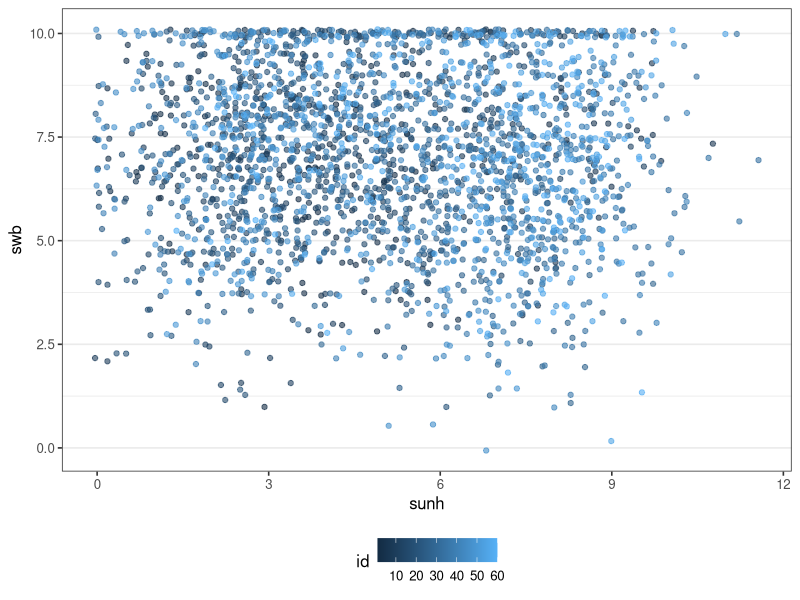
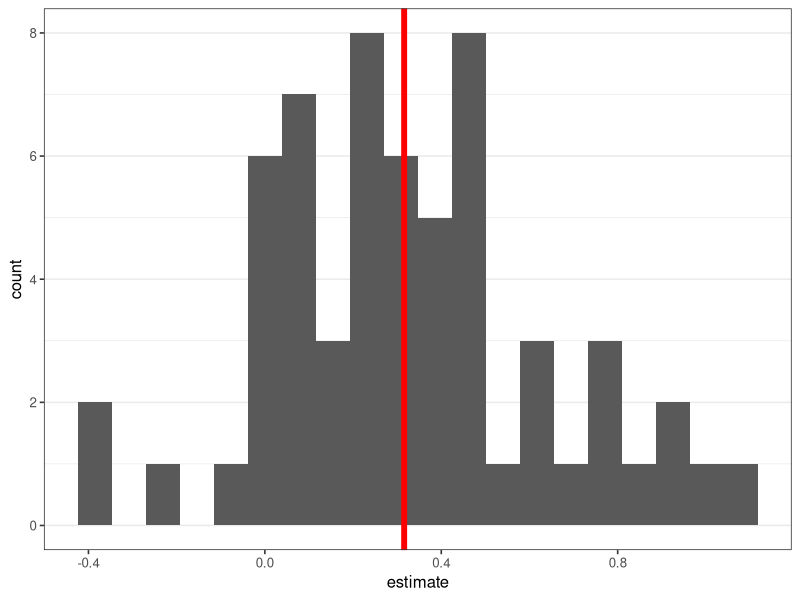
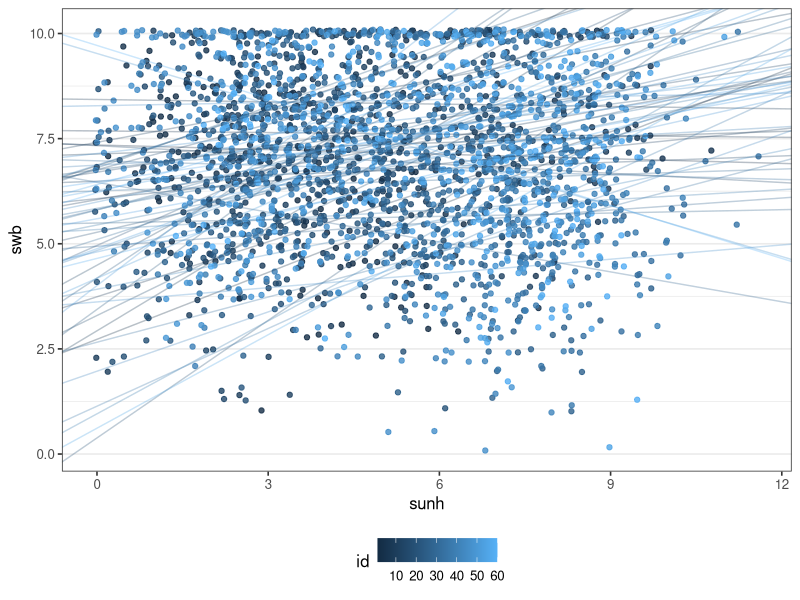
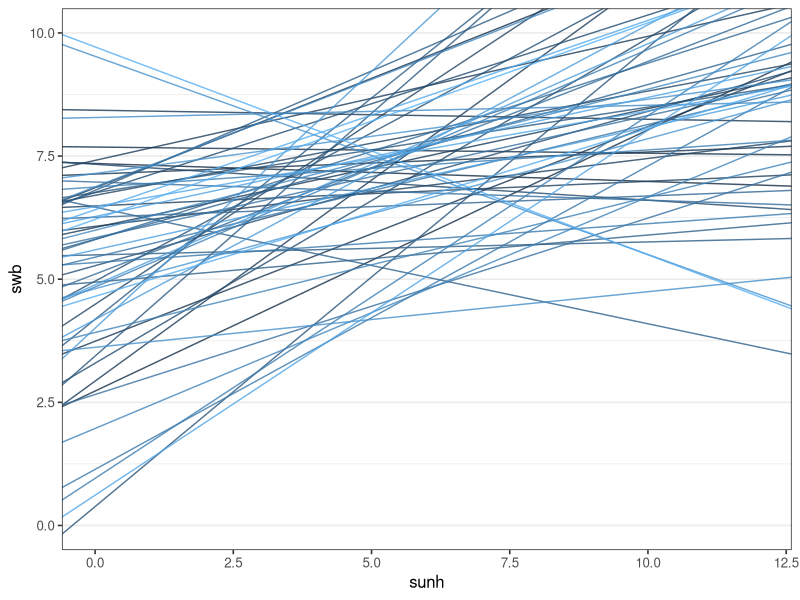
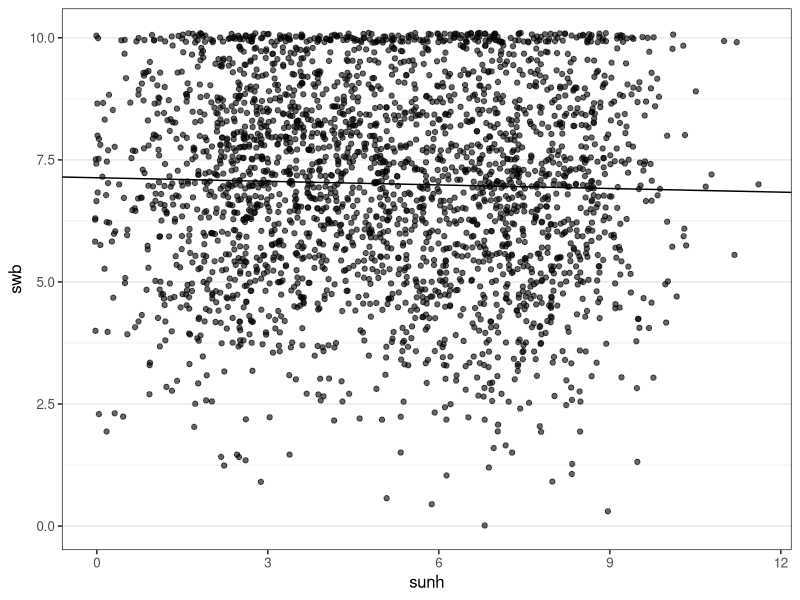
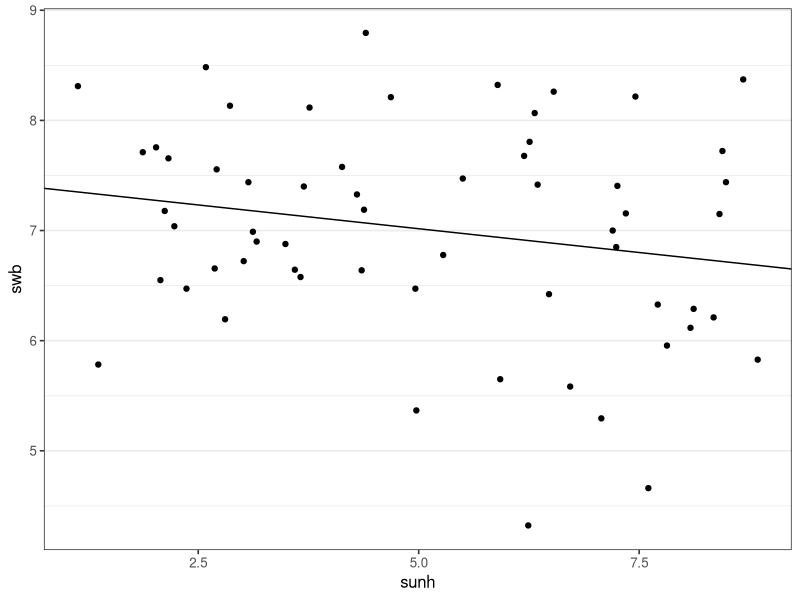
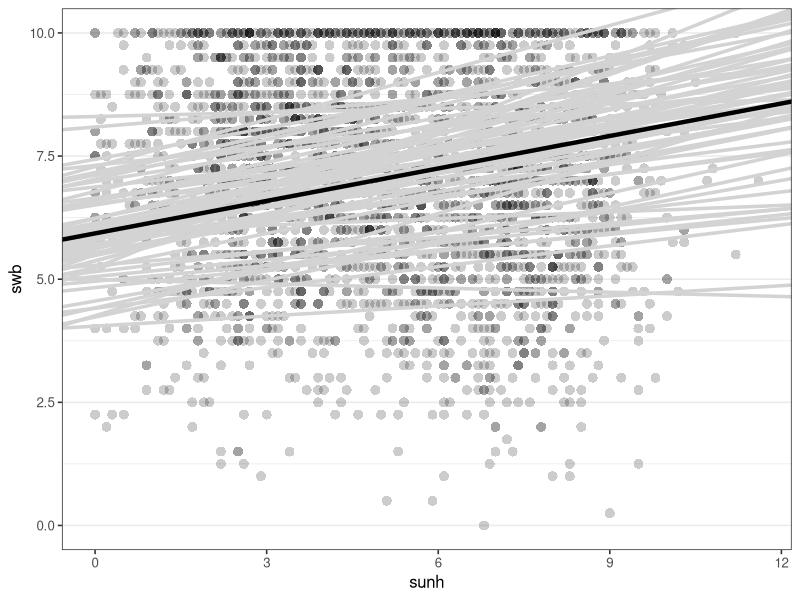
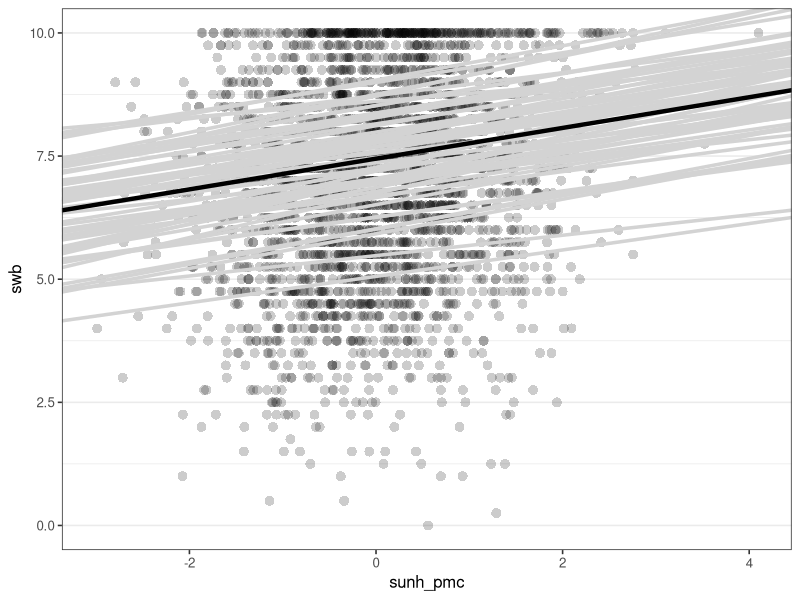

Reproduce these figures in R, in order.
## ---- chunk 1
library("tidyverse")
library("cowplot")
theme_set(theme_bw(base_size = 12) + 
            theme(legend.position="bottom", 
                  panel.grid.major.x = element_blank(),
                  panel.grid.minor.x = element_blank()))
w <- read_csv("weather_wb.csv")
## ---- chunk 2
w %>% 
  group_by(id) %>% 
  summarise(n = n()) %>% 
  psych::describe()
## ---- chunk 3
w %>% 
  group_by(id) %>% 
  summarise(mean_sunh = mean(sunh),
            mean_swb = mean(swb)) %>% 
  select(-id) %>% 
  psych::describe()
## ---- chunk 4
## Rmarkdown settings: fig.width=4, fig.height=4, dpi=125
ggplot(w, aes(x = sunh, y = swb, color = id)) +
  geom_point(alpha = 0.6, position = position_jitter())
## ---- chunk 5
no_all <- w %>% 
  group_by(id) %>% 
  do(broom::tidy(lm(swb ~ sunh, .)) ) 

no_slope <- no_all %>% 
  filter(term == "sunh")
ggplot(no_slope, aes(estimate)) +
  geom_histogram(bins = 20) +
  geom_vline(aes(xintercept = mean(estimate)), col='red', size=2)

## ---- chunk 6
summary(lm(estimate ~ 1, no_slope))
## ---- chunk 7
mean(no_slope$estimate > 0)
## ---- chunk 8
psych::describe(no_slope$estimate)
## ---- chunk 9
no_plot <- no_all %>% 
  select(id:estimate) %>% 
  spread(term, estimate)

ggplot(w, aes(x = sunh, y = swb, color = id)) +
  geom_point(alpha = 0.8, position = position_jitter()) +
  geom_abline(data = no_plot, aes(slope = sunh, intercept = `(Intercept)`, color = id), alpha = 0.3)
## ---- chunk 10
no_plot <- no_all %>% 
  select(id:estimate) %>% 
  spread(term, estimate)

ggplot(w, aes(x = sunh, y = swb, color = id)) +
  geom_abline(data = no_plot, aes(slope = sunh, 
                                  intercept = `(Intercept)`, 
                                  color = id), alpha = 0.8) +
  xlim(0, 12) + ylim(0, 10) +
  theme(legend.position = "none")

## ---- chunk 11
cp1 <- lm(swb ~ sunh, w)
summary(cp1)
## ---- chunk 12
ggplot(w, aes(x = sunh, y = swb)) +
  geom_point(alpha = 0.6, position = position_jitter()) +
  geom_abline(intercept = coef(cp1)[1], slope = coef(cp1)[2])
## ---- chunk 13
w_agg <- w %>% 
  group_by(id) %>% 
  summarise(swb = mean(swb),
            sunh = mean(sunh))
cp2 <- lm(swb ~ sunh, w_agg)
summary(cp2)
## ---- chunk 14
ggplot(w_agg, aes(x = sunh, y = swb)) +
  geom_point() +
  geom_abline(intercept = coef(cp2)[1], slope = coef(cp2)[2])
## ---- chunk 15
library("lme4")
mm1 <- lmer(swb ~ sunh + (sunh|id), w)
summary(mm1)

## ---- chunk 16
rnd_coefs <- as_tibble(coef(mm1)$id)

ggplot(data = w, aes(x = sunh, y = swb)) + 
  geom_point(alpha = 0.2, pch = 16, size = 3) + 
  geom_abline(data = rnd_coefs, aes_string(intercept = "`(Intercept)`", 
                                     slope = "sunh"), 
              color = "lightgrey", size = 1.2) +
  geom_abline(intercept = fixef(mm1)[1], slope = fixef(mm1)[2], size = 1.5)

## ---- chunk 17
mean(no_slope$estimate)
coef(cp2)[2]

(mean(no_slope$estimate) - coef(cp2)[2]) / 2
fixef(mm1)[2]

## ---- chunk 18
w <- w %>% 
  group_by(id) %>% 
  mutate(sunh_pm = mean(sunh), 
         sunh_pmc = sunh - mean(sunh)) %>% 
  ungroup
## ---- chunk 19
mm2 <- lmer(swb ~ sunh_pmc + sunh_pm + (sunh_pmc|id), w)
summary(mm2)
## ---- chunk 20
rnd_coefs <- as_tibble(coef(mm2)$id)

ggplot(data = w, aes(x = sunh_pmc, y = swb)) + 
  geom_point(alpha = 0.2, pch = 16, size = 3) + 
  geom_abline(data = rnd_coefs, aes_string(intercept = "`(Intercept)`", 
                                     slope = "sunh_pmc"), 
              color = "lightgrey", size = 1.2) +
  geom_abline(intercept = fixef(mm2)[1], slope = fixef(mm2)[2], size = 1.5)

